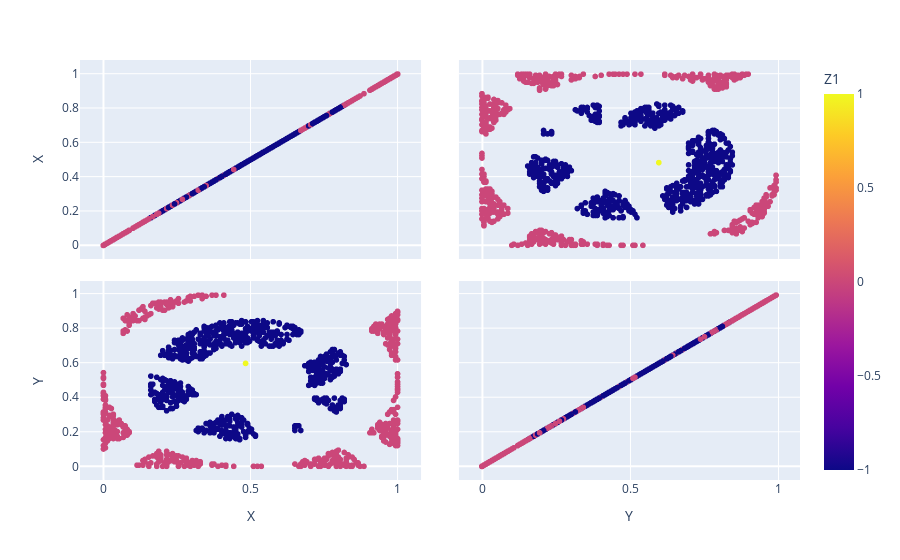

Notebook source saved alongside this figure:
### Code cell
fig = px.scatter_matrix(df_test,
    dimensions=['X','Y'],
    color=select_name_Z)
fig.show()

### Figure 1 — Plotly figure (JSON) as saved in the notebook; plotly's stock layout.template omitted (floating-point values rounded to 4 significant figures; data arrays with more than 128 entries replaced by an {"elided": "..."} marker saying what was removed)
{"data": [{"dimensions": [{"axis": {"matches": true}, "label": "X", "values": {"elided": "1071 float values"}}, {"axis": {"matches": true}, "label": "Y", "values": {"elided": "1071 float values"}}], "hovertemplate": "%{xaxis.title.text}=%{x}<br>%{yaxis.title.text}=%{y}<br>Z1=%{marker.color}<extra></extra>", "legendgroup": "", "marker": {"color": {"elided": "1071 int values"}, "coloraxis": "coloraxis", "symbol": "circle"}, "name": "", "showlegend": false, "type": "splom"}], "layout": {"coloraxis": {"colorbar": {"title": {"text": "Z1"}}, "colorscale": [[0, "#0d0887"], [0.1111, "#46039f"], [0.2222, "#7201a8"], [0.3333, "#9c179e"], [0.4444, "#bd3786"], [0.5556, "#d8576b"], [0.6667, "#ed7953"], [0.7778, "#fb9f3a"], [0.8889, "#fdca26"], [1, "#f0f921"]]}, "dragmode": "select", "legend": {"tracegroupgap": 0}, "margin": {"t": 60}}}
